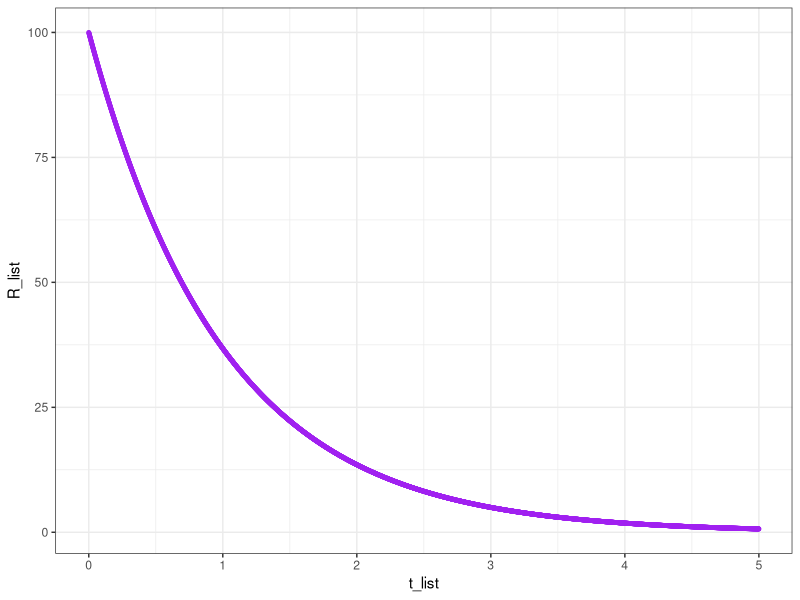
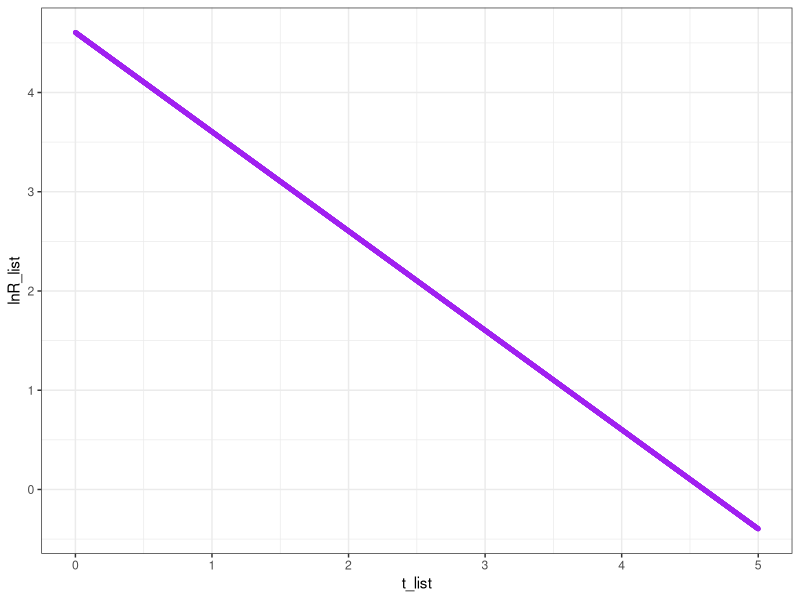
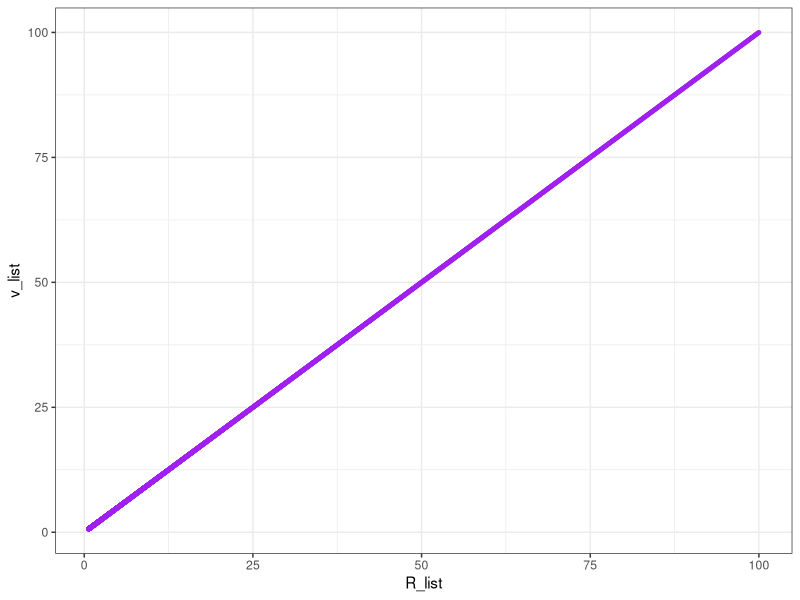
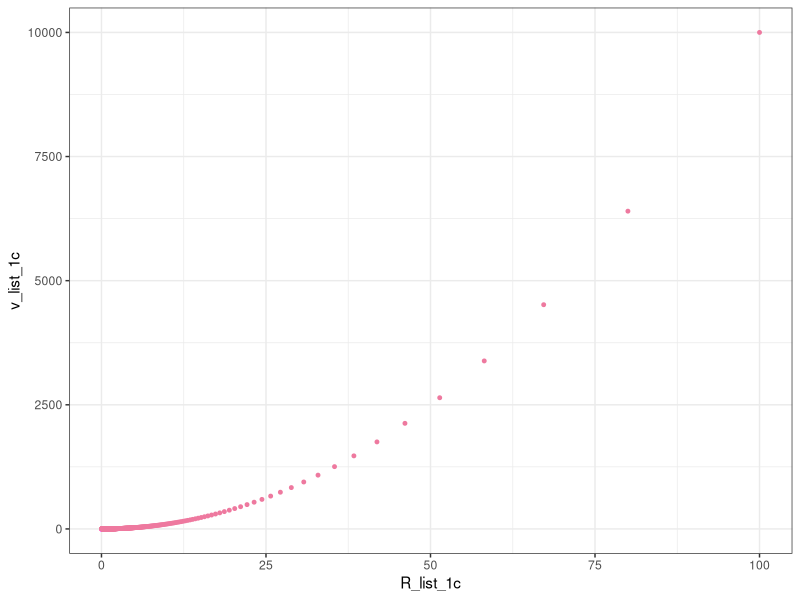
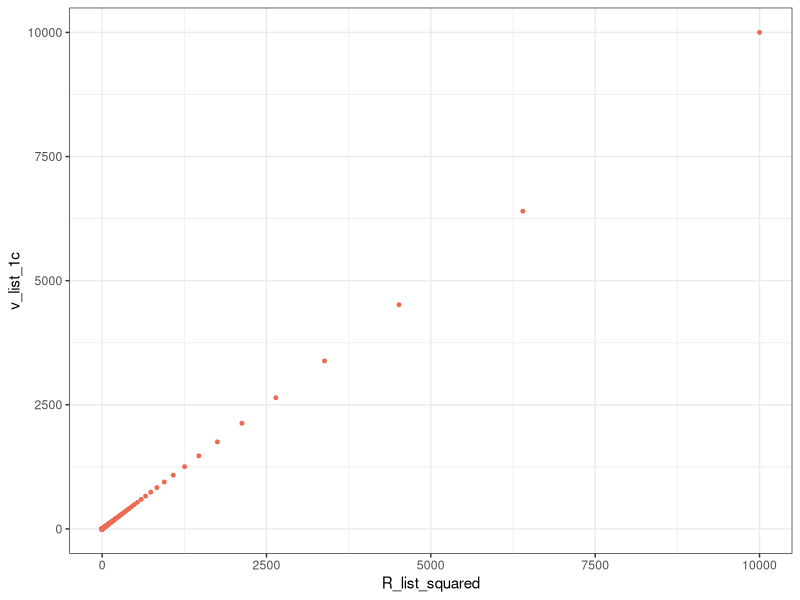
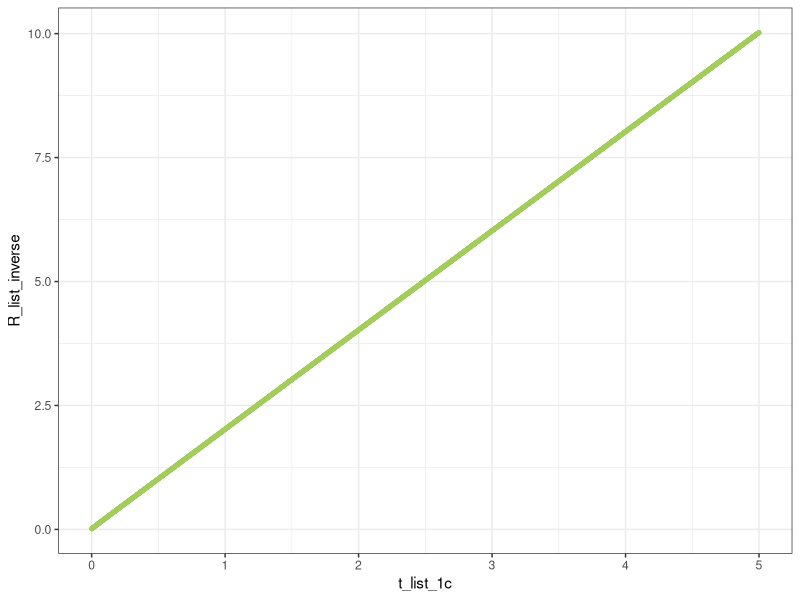
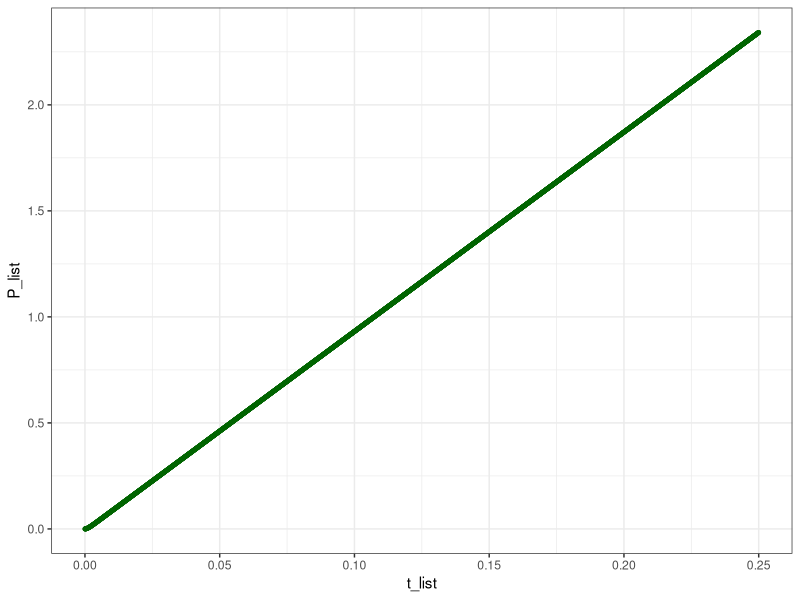
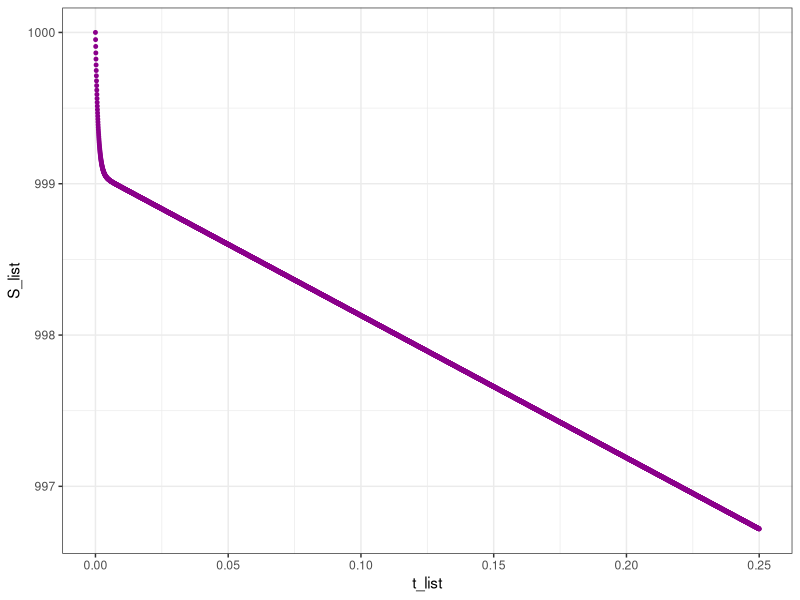

Reproduce these figures in R, in order.
library(tidyverse)

#Actividad 1: Cineticas sencillas

k<-(1)
dt<-0.001
R0<-100
t0<-0
v0=k*R0

R_list<-c(R0)
t_list<-c(t0)
v_list<-c(v0)
  
R=R0
t=t0


for (i in 1:5000){
dR<- -k*R*dt
R<-R+dR
R_list<-c(R_list,R)
t<-t+dt
t_list<-c(t_list,t)
v=k*R
v_list<-c(v_list,v)
}

view(R_list)

data_list_TP2<-data.frame(R_list, t_list, v_list)

ggplot(data=data_list_TP2,
       aes(x=t_list, 
           y=R_list))+
      geom_point(size=1, color="purple")+
theme_bw()

data_list_TP2<-data_list_TP2 %>% 
  mutate(lnR_list=log(R_list))
view(data_list_TP2)


ggplot(data=data_list_TP2,
       aes(x=t_list, 
           y=lnR_list))+
  geom_point(size=1, color="purple")+
  theme_bw()


ggplot(data=data_list_TP2,
       aes(x=R_list, 
           y=v_list))+
  geom_point(size=1, color="purple")+
  theme_bw()

#Calculo para una reaccion de orden 2 vamos a definir las variables con un 1c ya q ue corresponde a la actividad 1c

k_1c<-(1)
dt_1c<-0.001
R0_1c<-100
t0_1c<-0
v0_1c=k_1c*R0_1c^2

R_list_1c<-c(R0_1c)
t_list_1c<-c(t0_1c)
v_list_1c<-c(v0_1c)

R_1c=R0_1c
t_1c=t0_1c


for (i in 1:5000){
  dR_1c<- -2*k_1c*(R_1c^2)*dt_1c
  R_1c<-R_1c+dR_1c
  R_list_1c<-c(R_list_1c,R_1c)
  t_1c<-t_1c+dt_1c
  t_list_1c<-c(t_list_1c,t_1c)
  v_1c=k_1c*R_1c^2
  v_list_1c<-c(v_list_1c,v_1c)
}

data_list_TP2_act_1c<-data.frame(R_list_1c, t_list_1c, v_list_1c,
                                 R_list_squared=R_list_1c^2,
                                 R_list_inverse=1/R_list_1c)

view(data_list_TP2_act_1c)

ggplot(data = data_list_TP2_act_1c,
       aes(x=R_list_1c,
           y=v_list_1c))+
  geom_point(size=1, color="palevioletred2")+
  theme_bw()

ggplot(data = data_list_TP2_act_1c,
       aes(x=R_list_squared,
           y=v_list_1c))+
  geom_point(size=1, color="coral2")+
  theme_bw()
         
ggplot(data = data_list_TP2_act_1c,
       aes(x=t_list_1c,
           y=R_list_inverse))+
  geom_point(size=1, color="darkolivegreen3")+
  theme_bw()

#Compare los graficos que se obtienen cambiando “dt” a 0.01 y 0.1. ¿Que ocurre
#si aumenta “dt” a un valor relativamente grande, por ejemplo, 2?

#Probar con dt=2


#Actividad 2: Cinetica enzimatica


E0=1
S0=1000
dt=0.00005
kf=1
kr=1
kp=10
t0=0

E_list<-c(E0)
S_list<-c(S0)
ES_list<-c(0)
P_list<-c(0)
v_list<-c(0)
t_list<-c(t0)

E=E0
S=S0
P=0
ES=0
v=0
t=t0

for (i in 1:5000){
  dE=(-kf*E*S+kf*ES+kp*ES)*dt
  E=E+dE
  E_list<-c(E_list,E)
  
  dS=(-kf*E*S+kr*ES)*dt
  S=S+dS
  S_list<-c(S_list, S)
  
  dES=(kf*E*S-kr*ES-kp*ES)*dt
  ES=ES+dES
  ES_list<-c(ES_list, ES)
  
  dP=kp*ES*dt
  P=P+dP
  P_list<-c(P_list, P)
  
  v=kp*ES
  v_list<-c(v_list,v)
  
  t=t+dt
  t_list<-c(t_list, t)
  
}

data_list_TP2_A2<-data.frame(E_list, S_list, ES_list, P_list, t_list, v_list)
view(data_list_TP2_A2)

linear_model_of_S_vs_t<-lm(data_list_TP2_A2$S_list~data_list_TP2_A2$t_list,
                           data = data_list_TP2_A2,
                           subset = t_list>0.05)

summary(linear_model_of_S_vs_t)

#la regresion lineal de la parte lineal es:  [S]=9.991e+02-9.490e-02t, si buscamos el valor de t para el que [S]=0.95[S_0] tenemos

cat("El tiempo al que la concentracion de sustrato es el 95% de la inicial es:", ((0.95*S0-coef(linear_model_of_S_vs_t)[1])/coef(linear_model_of_S_vs_t)[2]),"segundos"
)
#para ver como cambia esto con kp=10 se volvio a correr la seccion del script correspondiente cambiando la variable kp y el valor obtenido por la linea anterior es: 5.219329 segundos

ggplot(data=data_list_TP2_A2,
       aes(x=t_list, 
           y=P_list))+
  geom_point(size=1, color="darkgreen")+
theme_bw()

ggplot(data=data_list_TP2_A2,
       aes(x=t_list,
           y=S_list))+
  geom_point(size=1, color="magenta4")+
  theme_bw()


ggplot(data=data_list_TP2_A2,
       aes(x=t_list,
           y=ES_list))+
  geom_point(size=1, color="darkorange2")+
  theme_bw()


ggplot(data=data_list_TP2_A2,
       aes(x=t_list,
           y=v_list))+
  geom_point(size=1, color="cyan4")+
  theme_bw()


#Actividad 3: Reacciones oscilatorias

A0=1
B0=3
dt=0.005
k1=1
k2=1
k3=1
k4=1
t0=0
X0=0
Y0=0

t=t0
A=A0
B=B0
D=0
E=0
X=X0
Y=Y0

t_list<-c(t0)
A_list<-c(A0)
B_list<-c(B0)
D_list<-c(0)
E_list<-c(0)
X_list<-c(X0)
Y_list<-c(Y0)

for (i in 1:10000) {
  dA=-k1*A*dt
  A=A+dA
  A_list<-c(A_list, A)
  
  dB=-k3*B*X*dt
  B=B+dB
  B_list<-c(B_list, B)
  
  dD=k3*B*X*dt
  D=D+dD
  D_list<-c(D_list, D)
  
  dE=k4*X*dt
  E=E+dE
  E_list<-c(E_list, E)
  
  dX=(k1*A+k2*(X^2)*Y-k3*B*X-k4*X)*dt
  X=X+dX
  X_list<-c(X_list, X)
  
  dY=(-k2*(X^2)*Y+k3*B*X)*dt
  Y=Y+dY
  Y_list<-c(Y_list, Y)
  
  t=t+dt
  t_list<-c(t_list, t)

}

data_list_TP2_A3<-data.frame(A_list, B_list, X_list, Y_list, D_list, E_list, t_list)
View(data_list_TP2_A3)

ggplot(data=data_list_TP2_A3,
       aes(x=t_list, 
           y=A_list))+
  geom_point(size=1, color="deepskyblue")+
  theme_bw()

ggplot(data=data_list_TP2_A3,
       aes(x=t_list,
           y=B_list))+
  geom_point(size=1, color="deeppink2")+
  theme_bw()


ggplot(data=data_list_TP2_A3,
       aes(x=t_list,
           y=D_list))+
  geom_point(size=1, color="darkorchid3")+
  theme_bw()


ggplot(data=data_list_TP2_A3,
       aes(x=t_list,
           y=E_list))+
  geom_point(size=1, color="midnightblue")+
  theme_bw()


ggplot(data=data_list_TP2_A3,
       aes(x=t_list,
           y=Y_list))+
  geom_point(size=1, color="yellowgreen")+
  theme_bw()

ggplot(data=data_list_TP2_A3,
       aes(x=t_list,
           y=X_list))+
  geom_point(size=1, color="firebrick3")+
  theme_bw()


#grafica X vs Y

ggplot(data=data_list_TP2_A3,
       aes(x=X_list,
           y=Y_list))+
  geom_point(size=1, color="orchid")+
  theme_bw()
